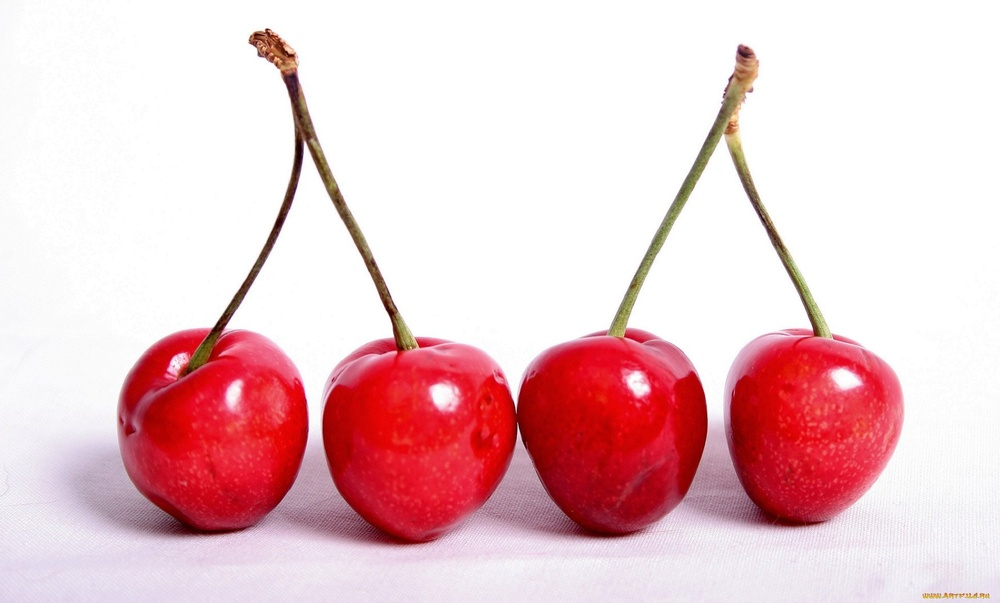
//> input picture Lab4/Lab_4_1/original.jpg, 1000 x 603 px, shrunk from 1938 x 1168 before the run
$ ./Lab_4_3   (built with g++ and OpenCV 4)
//> lines starting //> are read from the running program, lines starting //| are printed output that depends on the picture
#include <iostream>
#include <string>
#include <vector>

#include <opencv2/core.hpp>
#include <opencv2/imgproc.hpp>
#include <opencv2/imgcodecs.hpp>
#include <opencv2/highgui.hpp>


int main(){
    // loading the image
    std::string filename = "original.jpg";
    cv::Mat image = cv::imread(filename, cv::IMREAD_COLOR);
//> image is the input picture: 603 rows x 1000 cols, CV_8UC3; mean B, G, R 202.6, 198.1, 235.3

    // converting to Lab and splitting
    cv::Mat image_Lab;
    cv::cvtColor(image, image_Lab, cv::COLOR_BGR2Lab);
//> image_Lab: 603 rows x 1000 cols, CV_8UC3; mean of channels 0, 1, 2 216.5, 141.7, 135.2
    std::vector<cv::Mat> image_Lab_channels;
    cv::split(image_Lab, image_Lab_channels);
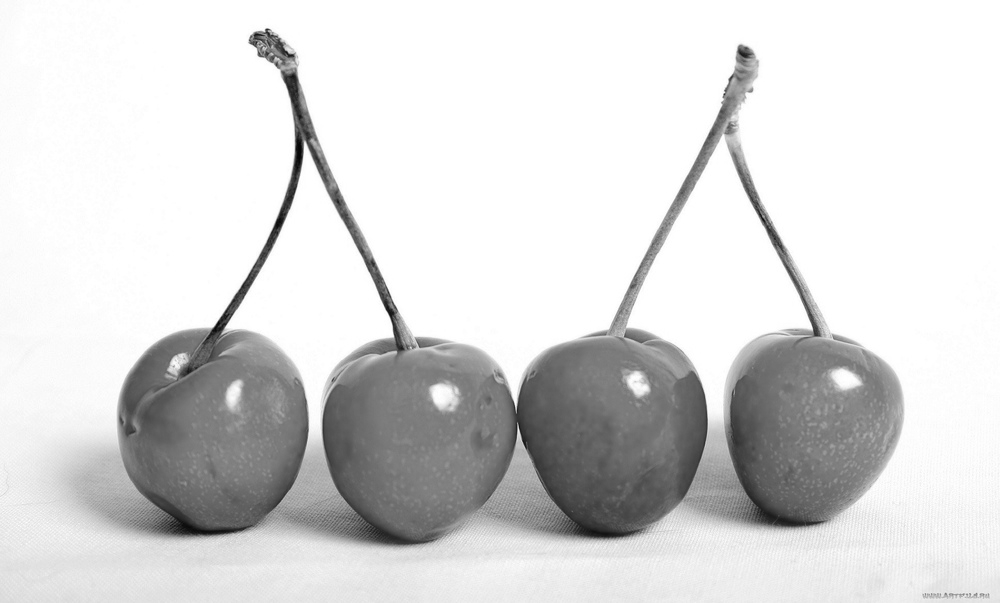
//> image_Lab_channels[0]: 603 rows x 1000 cols, CV_8UC1; min 5, max 255, mean 216.5
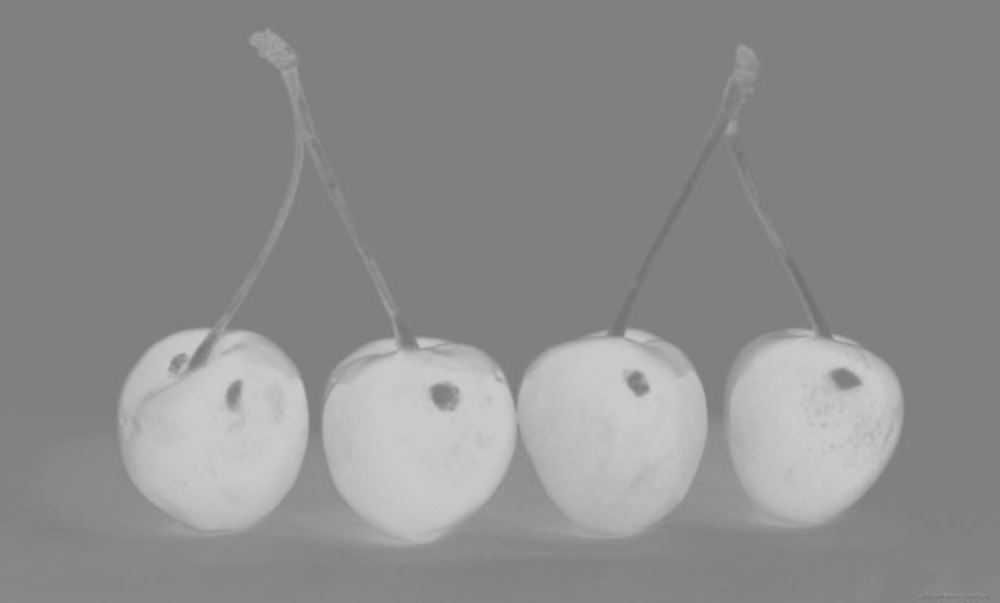
//> image_Lab_channels[1]: 603 rows x 1000 cols, CV_8UC1; min 112, max 205, mean 141.7
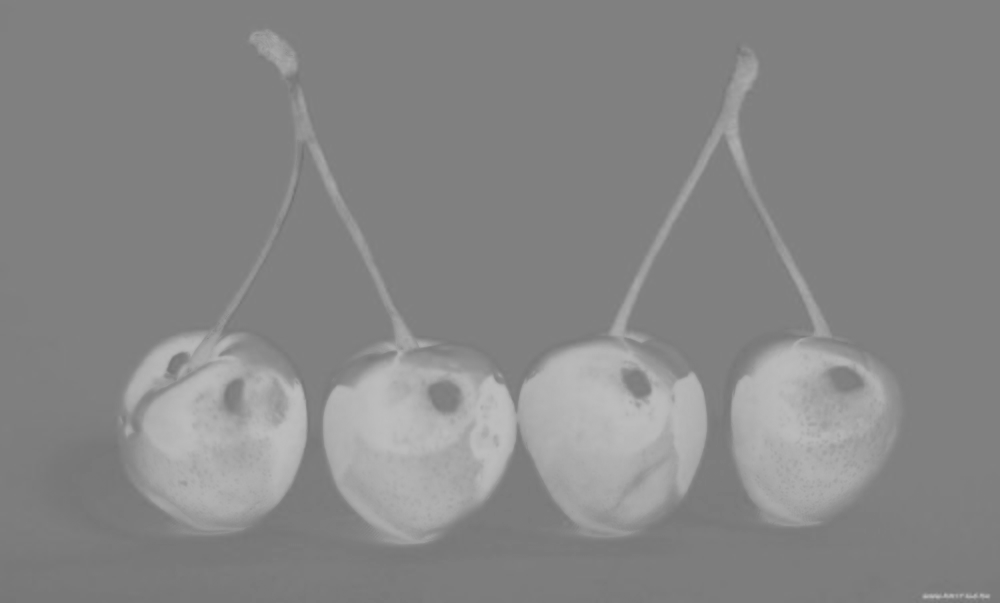
//> image_Lab_channels[2]: 603 rows x 1000 cols, CV_8UC1; min 113, max 190, mean 135.2
    cv::Mat L = image_Lab_channels[0];
    cv::Mat a = image_Lab_channels[1];
    cv::Mat b = image_Lab_channels[2];
    cv::imwrite("image_Lab.jpg", image_Lab);
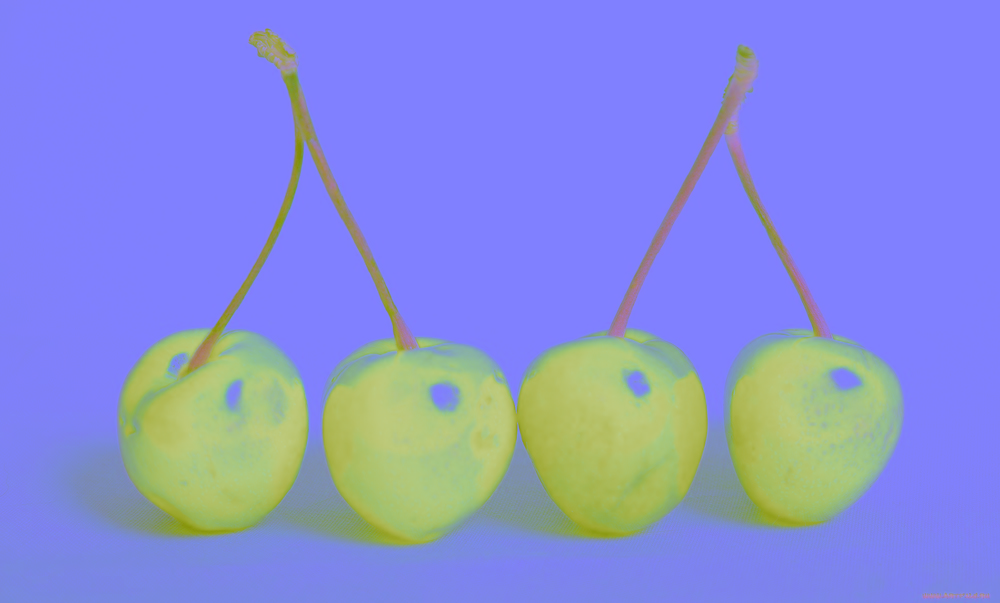
//> saved as image_Lab.jpg: 603 rows x 1000 cols, CV_8UC3; mean B, G, R 216.5, 141.7, 135.2


    // getting color channels
    cv::Mat ab;
    cv::merge(std::vector<cv::Mat>{a, b}, ab);

    // flattening into samples
    cv::Mat samples(ab.rows * ab.cols, ab.channels(), CV_32F);
    for (int x = 0; x < ab.cols; ++x){
        for (int y = 0; y < ab.rows; ++y){
            for (int ch = 0; ch < ab.channels(); ++ch){
                samples.at<float>(x + ab.cols * y, ch) = ab.at<cv::Vec2b>(y, x)[ch];
            }
        }
    }
//> after the loop, samples = 603000 pairs, first value 112 to 205, second value 113 to 190

    int k = 9;
    // TODO: насчитали 9 различных цветов, значит делим на 9 кластеров

    // using kmeans for samples
    cv::Mat labels;
    cv::Mat centers;
    cv::TermCriteria criteria = cv::TermCriteria(cv::TermCriteria::EPS + cv::TermCriteria::COUNT, 10, 0.01);
    cv::kmeans(samples, k, labels, criteria, 3, cv::KMEANS_PP_CENTERS, centers);
//> centers = [[197.4, 182.2], [128.1, 127.9], [171.7, 140.3], [148.4, 126.4], [189.1, 153.6], [183.4, 168.7], [131.8, 153.5], [135.1, 122.9], [197.5, 169.9]]


    // highlighting each unique color
    cv::Mat clustered_image(ab.size(), ab.type());
    for (int color_goal = 0; color_goal < k; ++color_goal) {
        cv::Mat clustered_image_cur;
        clustered_image.copyTo(clustered_image_cur);
        cv::Mat L_cur;
        L.copyTo(L_cur);

	    for (int y = 0; y < ab.rows; ++y){
		    for (int x = 0; x < ab.cols; ++x) {
			    int color = labels.at<int>(x + ab.cols * y);

                for (int ch = 0; ch < ab.channels(); ++ch) {
					clustered_image_cur.at<cv::Vec2b>(y, x)[ch] = centers.at<float>(color, ch);
			    }

                if (color != color_goal){
                    int p = L_cur.at<uchar>(y, x);
                    L_cur.at<uchar>(y, x) = (uchar)(p * 0.3);
                }
		    }
	    }

        cv::merge(std::vector<cv::Mat>{L_cur, clustered_image_cur}, clustered_image_cur);
        cv::cvtColor(clustered_image_cur, clustered_image_cur, cv::COLOR_Lab2BGR);
	    cv::imwrite("clustered_image_" + std::to_string(color_goal) + ".jpg", clustered_image_cur);
    }
//> this loop made 9 passes
//> pass 1, `cv::merge(std::vector<cv::Mat>{L_cur, clustered_image_cur}, clustered_..`:
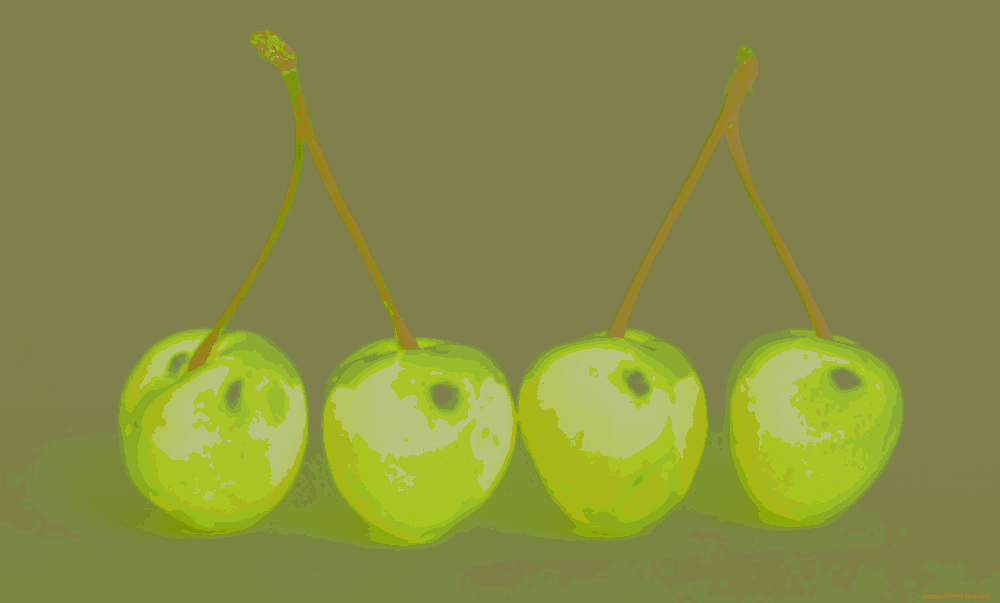
//> clustered_image_cur: 603 rows x 1000 cols, CV_8UC3; mean B, G, R 68.8, 141.5, 134.4
//> pass 1, `cv::cvtColor(clustered_image_cur, clustered_image_cur, cv::COLOR_Lab2B..`:
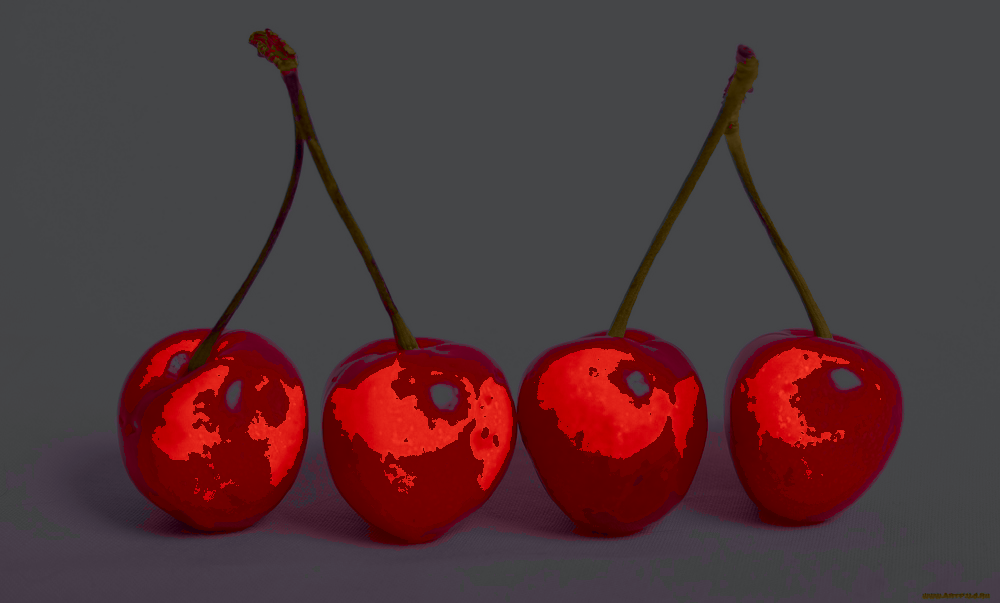
//> clustered_image_cur: 603 rows x 1000 cols, CV_8UC3; mean B, G, R 56.9, 53.8, 80.6
//> pass 2, `cv::cvtColor(clustered_image_cur, clustered_image_cur, cv::COLOR_Lab2B..`:
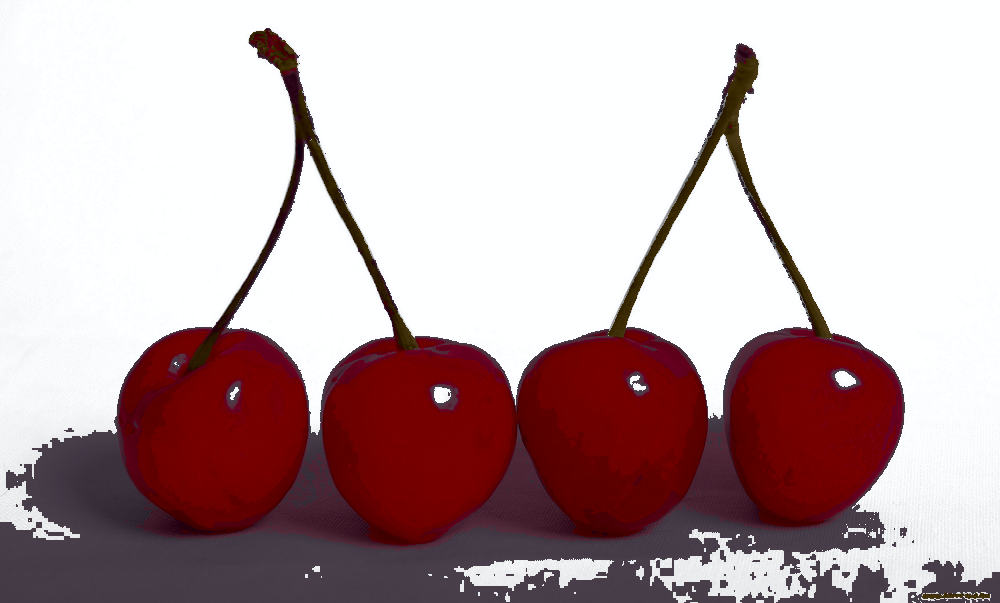
//> clustered_image_cur: 603 rows x 1000 cols, CV_8UC3; mean B, G, R 172.2, 169.9, 192.4

    return 0;
}
